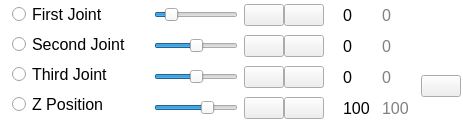
       <widget class="QFrame" name="jointsFrame">
        <property name="sizePolicy">
         <sizepolicy hsizetype="Preferred" vsizetype="Expanding">
          <horstretch>0</horstretch>
          <verstretch>0</verstretch>
         </sizepolicy>
        </property>
        <property name="styleSheet">
         <string notr="true">QFrame {
	background-color: transparent;
}</string>
        </property>
        <property name="frameShape">
         <enum>QFrame::Shape::StyledPanel</enum>
        </property>
        <property name="frameShadow">
         <enum>QFrame::Shadow::Raised</enum>
        </property>
        <layout class="QHBoxLayout" name="horizontalLayout_9">
         <property name="spacing">
          <number>10</number>
         </property>
         <property name="leftMargin">
          <number>10</number>
         </property>
         <property name="topMargin">
          <number>0</number>
         </property>
         <property name="rightMargin">
          <number>0</number>
         </property>
         <property name="bottomMargin">
          <number>0</number>
         </property>
         <item>
          <widget class="QFrame" name="radioFrame">
           <property name="frameShape">
            <enum>QFrame::Shape::StyledPanel</enum>
           </property>
           <property name="frameShadow">
            <enum>QFrame::Shadow::Raised</enum>
           </property>
           <layout class="QVBoxLayout" name="verticalLayout_6">
            <property name="spacing">
             <number>5</number>
            </property>
            <property name="leftMargin">
             <number>0</number>
            </property>
            <property name="topMargin">
             <number>0</number>
            </property>
            <property name="rightMargin">
             <number>10</number>
            </property>
            <property name="bottomMargin">
             <number>0</number>
            </property>
            <item>
             <widget class="QRadioButton" name="firstJointRadio">
              <property name="font">
               <font>
                <family>Segoe UI</family>
                <pointsize>12</pointsize>
               </font>
              </property>
              <property name="autoFillBackground">
               <bool>false</bool>
              </property>
              <property name="styleSheet">
               <string notr="true"/>
              </property>
              <property name="text">
               <string>First Joint</string>
              </property>
              <property name="checkable">
               <bool>true</bool>
              </property>
              <property name="checked">
               <bool>false</bool>
              </property>
              <property name="autoRepeat">
               <bool>false</bool>
              </property>
             </widget>
            </item>
            <item>
             <widget class="QRadioButton" name="secondJointRadio">
              <property name="font">
               <font>
                <family>Segoe UI</family>
                <pointsize>12</pointsize>
               </font>
              </property>
              <property name="autoFillBackground">
               <bool>false</bool>
              </property>
              <property name="styleSheet">
               <string notr="true"/>
              </property>
              <property name="text">
               <string>Second Joint</string>
              </property>
              <property name="checkable">
               <bool>true</bool>
              </property>
              <property name="checked">
               <bool>false</bool>
              </property>
              <property name="autoRepeat">
               <bool>false</bool>
              </property>
             </widget>
            </item>
            <item>
             <widget class="QRadioButton" name="thirdJointRadio">
              <property name="font">
               <font>
                <family>Segoe UI</family>
                <pointsize>12</pointsize>
               </font>
              </property>
              <property name="autoFillBackground">
               <bool>false</bool>
              </property>
              <property name="styleSheet">
               <string notr="true"/>
              </property>
              <property name="text">
               <string>Third Joint</string>
              </property>
              <property name="checkable">
               <bool>true</bool>
              </property>
              <property name="checked">
               <bool>false</bool>
              </property>
              <property name="autoRepeat">
               <bool>false</bool>
              </property>
             </widget>
            </item>
            <item>
             <widget class="QRadioButton" name="zPositionRadio">
              <property name="font">
               <font>
                <family>Segoe UI</family>
                <pointsize>12</pointsize>
               </font>
              </property>
              <property name="autoFillBackground">
               <bool>false</bool>
              </property>
              <property name="styleSheet">
               <string notr="true"/>
              </property>
              <property name="text">
               <string>Z Position</string>
              </property>
              <property name="checkable">
               <bool>true</bool>
              </property>
              <property name="checked">
               <bool>false</bool>
              </property>
              <property name="autoRepeat">
               <bool>false</bool>
              </property>
             </widget>
            </item>
           </layout>
          </widget>
         </item>
         <item>
          <widget class="QFrame" name="progressFrame">
           <property name="frameShape">
            <enum>QFrame::Shape::StyledPanel</enum>
           </property>
           <property name="frameShadow">
            <enum>QFrame::Shadow::Raised</enum>
           </property>
           <layout class="QVBoxLayout" name="verticalLayout_8">
            <property name="spacing">
             <number>5</number>
            </property>
            <property name="leftMargin">
             <number>0</number>
            </property>
            <property name="topMargin">
             <number>0</number>
            </property>
            <property name="rightMargin">
             <number>0</number>
            </property>
            <property name="bottomMargin">
             <number>0</number>
            </property>
            <item>
             <widget class="QFrame" name="firstJointFrame">
              <property name="frameShape">
               <enum>QFrame::Shape::StyledPanel</enum>
              </property>
              <property name="frameShadow">
               <enum>QFrame::Shadow::Raised</enum>
              </property>
              <layout class="QHBoxLayout" name="horizontalLayout_8">
               <property name="spacing">
                <number>5</number>
               </property>
               <property name="leftMargin">
                <number>0</number>
               </property>
               <property name="topMargin">
                <number>0</number>
               </property>
               <property name="rightMargin">
                <number>0</number>
               </property>
               <property name="bottomMargin">
                <number>0</number>
               </property>
               <item>
                <widget class="QSlider" name="firstJointSlider">
                 <property name="minimum">
                  <number>-45</number>
                 </property>
                 <property name="maximum">
                  <number>260</number>
                 </property>
                 <property name="singleStep">
                  <number>0</number>
                 </property>
                 <property name="pageStep">
                  <number>0</number>
                 </property>
                 <property name="orientation">
                  <enum>Qt::Orientation::Horizontal</enum>
                 </property>
                </widget>
               </item>
               <item>
                <widget class="QFrame" name="firstJointButtonsFrame">
                 <property name="frameShape">
                  <enum>QFrame::Shape::StyledPanel</enum>
                 </property>
                 <property name="frameShadow">
                  <enum>QFrame::Shadow::Raised</enum>
                 </property>
                 <layout class="QHBoxLayout" name="horizontalLayout_11">
                  <property name="spacing">
                   <number>0</number>
                  </property>
                  <property name="leftMargin">
                   <number>0</number>
                  </property>
                  <property name="topMargin">
                   <number>0</number>
                  </property>
                  <property name="rightMargin">
                   <number>0</number>
                  </property>
                  <property name="bottomMargin">
                   <number>0</number>
                  </property>
                  <item>
                   <widget class="QPushButton" name="firstJointMoveButton">
                    <property name="text">
                     <string/>
                    </property>
                    <property name="icon">
                     <iconset resource="resources.qrc">
                      <normaloff>:/Icons/play.png</normaloff>:/Icons/play.png</iconset>
                    </property>
                    <property name="iconSize">
                     <size>
                      <width>25</width>
                      <height>25</height>
                     </size>
                    </property>
                   </widget>
                  </item>
                  <item>
                   <widget class="QPushButton" name="firstJointCancelButton">
                    <property name="text">
                     <string/>
                    </property>
                    <property name="icon">
                     <iconset resource="resources.qrc">
                      <normaloff>:/Icons/clear.png</normaloff>:/Icons/clear.png</iconset>
                    </property>
                    <property name="iconSize">
                     <size>
                      <width>25</width>
                      <height>25</height>
                     </size>
                    </property>
                   </widget>
                  </item>
                 </layout>
                </widget>
               </item>
              </layout>
             </widget>
            </item>
            <item>
             <widget class="QFrame" name="secondJointFrame">
              <property name="frameShape">
               <enum>QFrame::Shape::StyledPanel</enum>
              </property>
              <property name="frameShadow">
               <enum>QFrame::Shadow::Raised</enum>
              </property>
              <layout class="QHBoxLayout" name="horizontalLayout_12">
               <property name="spacing">
                <number>5</number>
               </property>
               <property name="leftMargin">
                <number>0</number>
               </property>
               <property name="topMargin">
                <number>0</number>
               </property>
               <property name="rightMargin">
                <number>0</number>
               </property>
               <property name="bottomMargin">
                <number>0</number>
               </property>
               <item>
                <widget class="QSlider" name="secondJointSlider">
                 <property name="minimum">
                  <number>-150</number>
                 </property>
                 <property name="maximum">
                  <number>150</number>
                 </property>
                 <property name="singleStep">
                  <number>0</number>
                 </property>
                 <property name="pageStep">
                  <number>0</number>
                 </property>
                 <property name="orientation">
                  <enum>Qt::Orientation::Horizontal</enum>
                 </property>
                </widget>
               </item>
               <item>
                <widget class="QFrame" name="secondJointButtonsFrame">
                 <property name="frameShape">
                  <enum>QFrame::Shape::StyledPanel</enum>
                 </property>
                 <property name="frameShadow">
                  <enum>QFrame::Shadow::Raised</enum>
                 </property>
                 <layout class="QHBoxLayout" name="horizontalLayout_13">
                  <property name="spacing">
                   <number>0</number>
                  </property>
                  <property name="leftMargin">
                   <number>0</number>
                  </property>
                  <property name="topMargin">
                   <number>0</number>
                  </property>
                  <property name="rightMargin">
                   <number>0</number>
                  </property>
                  <property name="bottomMargin">
                   <number>0</number>
                  </property>
                  <item>
                   <widget class="QPushButton" name="secondJointMoveButton">
                    <property name="text">
                     <string/>
                    </property>
                    <property name="icon">
                     <iconset resource="resources.qrc">
                      <normaloff>:/Icons/play.png</normaloff>:/Icons/play.png</iconset>
                    </property>
                    <property name="iconSize">
                     <size>
                      <width>25</width>
                      <height>25</height>
                     </size>
                    </property>
                   </widget>
                  </item>
                  <item>
                   <widget class="QPushButton" name="secondJointCancelButton">
                    <property name="text">
                     <string/>
                    </property>
                    <property name="icon">
                     <iconset resource="resources.qrc">
                      <normaloff>:/Icons/clear.png</normaloff>:/Icons/clear.png</iconset>
                    </property>
                    <property name="iconSize">
                     <size>
                      <width>25</width>
                      <height>25</height>
                     </size>
                    </property>
                   </widget>
                  </item>
                 </layout>
                </widget>
               </item>
              </layout>
             </widget>
            </item>
            <item>
             <widget class="QFrame" name="thirdJointFrame">
              <property name="frameShape">
               <enum>QFrame::Shape::StyledPanel</enum>
              </property>
              <property name="frameShadow">
               <enum>QFrame::Shadow::Raised</enum>
              </property>
              <layout class="QHBoxLayout" name="horizontalLayout_14">
               <property name="spacing">
                <number>5</number>
               </property>
               <property name="leftMargin">
                <number>0</number>
               </property>
               <property name="topMargin">
                <number>0</number>
               </property>
               <property name="rightMargin">
                <number>0</number>
               </property>
               <property name="bottomMargin">
                <number>0</number>
               </property>
               <item>
                <widget class="QSlider" name="thirdJointSlider">
                 <property name="minimum">
                  <number>-170</number>
                 </property>
                 <property name="maximum">
                  <number>170</number>
                 </property>
                 <property name="singleStep">
                  <number>0</number>
                 </property>
                 <property name="pageStep">
                  <number>0</number>
                 </property>
                 <property name="orientation">
                  <enum>Qt::Orientation::Horizontal</enum>
                 </property>
                </widget>
               </item>
               <item>
                <widget class="QFrame" name="thirdJointButtonsFrame">
                 <property name="frameShape">
                  <enum>QFrame::Shape::StyledPanel</enum>
                 </property>
                 <property name="frameShadow">
                  <enum>QFrame::Shadow::Raised</enum>
                 </property>
                 <layout class="QHBoxLayout" name="horizontalLayout_15">
                  <property name="spacing">
                   <number>0</number>
                  </property>
                  <property name="leftMargin">
                   <number>0</number>
                  </property>
                  <property name="topMargin">
                   <number>0</number>
                  </property>
                  <property name="rightMargin">
                   <number>0</number>
                  </property>
                  <property name="bottomMargin">
                   <number>0</number>
                  </property>
                  <item>
                   <widget class="QPushButton" name="thirdJointMoveButton">
                    <property name="text">
                     <string/>
                    </property>
                    <property name="icon">
                     <iconset resource="resources.qrc">
                      <normaloff>:/Icons/play.png</normaloff>:/Icons/play.png</iconset>
                    </property>
                    <property name="iconSize">
                     <size>
                      <width>25</width>
                      <height>25</height>
                     </size>
                    </property>
                   </widget>
                  </item>
                  <item>
                   <widget class="QPushButton" name="thirdJointCancelButton">
                    <property name="text">
                     <string/>
                    </property>
                    <property name="icon">
                     <iconset resource="resources.qrc">
                      <normaloff>:/Icons/clear.png</normaloff>:/Icons/clear.png</iconset>
                    </property>
                    <property name="iconSize">
                     <size>
                      <width>25</width>
                      <height>25</height>
                     </size>
                    </property>
                   </widget>
                  </item>
                 </layout>
                </widget>
               </item>
              </layout>
             </widget>
            </item>
            <item>
             <widget class="QFrame" name="zPositionSliderFrame">
              <property name="frameShape">
               <enum>QFrame::Shape::StyledPanel</enum>
              </property>
              <property name="frameShadow">
               <enum>QFrame::Shadow::Raised</enum>
              </property>
              <layout class="QHBoxLayout" name="horizontalLayout_16">
               <property name="spacing">
                <number>5</number>
               </property>
               <property name="leftMargin">
                <number>0</number>
               </property>
               <property name="topMargin">
                <number>0</number>
               </property>
               <property name="rightMargin">
                <number>0</number>
               </property>
               <property name="bottomMargin">
                <number>0</number>
               </property>
               <item>
                <widget class="QSlider" name="zPositionSlider">
                 <property name="minimum">
                  <number>0</number>
                 </property>
                 <property name="maximum">
                  <number>150</number>
                 </property>
                 <property name="singleStep">
                  <number>0</number>
                 </property>
                 <property name="pageStep">
                  <number>0</number>
                 </property>
                 <property name="value">
                  <number>100</number>
                 </property>
                 <property name="orientation">
                  <enum>Qt::Orientation::Horizontal</enum>
                 </property>
                </widget>
               </item>
               <item>
                <widget class="QFrame" name="zPositionButtonsFrame">
                 <property name="frameShape">
                  <enum>QFrame::Shape::StyledPanel</enum>
                 </property>
                 <property name="frameShadow">
                  <enum>QFrame::Shadow::Raised</enum>
                 </property>
                 <layout class="QHBoxLayout" name="horizontalLayout_17">
                  <property name="spacing">
                   <number>0</number>
                  </property>
                  <property name="leftMargin">
                   <number>0</number>
                  </property>
                  <property name="topMargin">
                   <number>0</number>
                  </property>
                  <property name="rightMargin">
                   <number>0</number>
                  </property>
                  <property name="bottomMargin">
                   <number>0</number>
                  </property>
                  <item>
                   <widget class="QPushButton" name="zPositionMoveButton">
                    <property name="text">
                     <string/>
                    </property>
                    <property name="icon">
                     <iconset resource="resources.qrc">
                      <normaloff>:/Icons/play.png</normaloff>:/Icons/play.png</iconset>
                    </property>
                    <property name="iconSize">
                     <size>
                      <width>25</width>
                      <height>25</height>
                     </size>
                    </property>
                   </widget>
                  </item>
                  <item>
                   <widget class="QPushButton" name="zPositionCancelButton">
                    <property name="text">
                     <string/>
                    </property>
                    <property name="icon">
                     <iconset resource="resources.qrc">
                      <normaloff>:/Icons/clear.png</normaloff>:/Icons/clear.png</iconset>
                    </property>
                    <property name="iconSize">
                     <size>
                      <width>25</width>
                      <height>25</height>
                     </size>
                    </property>
                   </widget>
                  </item>
                 </layout>
                </widget>
               </item>
              </layout>
             </widget>
            </item>
           </layout>
          </widget>
         </item>
         <item>
          <widget class="QFrame" name="actualForwardValuesFrame">
           <property name="frameShape">
            <enum>QFrame::Shape::StyledPanel</enum>
           </property>
           <property name="frameShadow">
            <enum>QFrame::Shadow::Raised</enum>
           </property>
           <layout class="QVBoxLayout" name="verticalLayout_7">
            <property name="spacing">
             <number>5</number>
            </property>
            <property name="leftMargin">
             <number>5</number>
            </property>
            <property name="topMargin">
             <number>0</number>
            </property>
            <property name="rightMargin">
             <number>0</number>
            </property>
            <property name="bottomMargin">
             <number>0</number>
            </property>
            <item>
             <widget class="QLabel" name="actualFirstJointValueLabel">
              <property name="font">
               <font>
                <pointsize>12</pointsize>
               </font>
              </property>
              <property name="text">
               <string>0</string>
              </property>
             </widget>
            </item>
            <item>
             <widget class="QLabel" name="actualSecondJointValueLabel">
              <property name="font">
               <font>
                <pointsize>12</pointsize>
               </font>
              </property>
              <property name="text">
               <string>0</string>
              </property>
             </widget>
            </item>
            <item>
             <widget class="QLabel" name="actualThirdJointValueLabel">
              <property name="font">
               <font>
                <pointsize>12</pointsize>
               </font>
              </property>
              <property name="text">
               <string>0</string>
              </property>
             </widget>
            </item>
            <item>
             <widget class="QLabel" name="actualZPositionValueLabel">
              <property name="font">
               <font>
                <pointsize>12</pointsize>
               </font>
              </property>
              <property name="text">
               <string>100</string>
              </property>
             </widget>
            </item>
           </layout>
          </widget>
         </item>
         <item>
          <widget class="QFrame" name="forwadValuesFrame">
           <property name="styleSheet">
            <string notr="true">QLabel {
  color: grey;
}</string>
           </property>
           <property name="frameShape">
            <enum>QFrame::Shape::StyledPanel</enum>
           </property>
           <property name="frameShadow">
            <enum>QFrame::Shadow::Raised</enum>
           </property>
           <layout class="QVBoxLayout" name="verticalLayout_2">
            <property name="spacing">
             <number>5</number>
            </property>
            <property name="leftMargin">
             <number>0</number>
            </property>
            <property name="topMargin">
             <number>0</number>
            </property>
            <property name="rightMargin">
             <number>0</number>
            </property>
            <property name="bottomMargin">
             <number>0</number>
            </property>
            <item>
             <widget class="QLabel" name="firstJointValueLabel">
              <property name="font">
               <font>
                <pointsize>12</pointsize>
               </font>
              </property>
              <property name="text">
               <string>0</string>
              </property>
             </widget>
            </item>
            <item>
             <widget class="QLabel" name="secondJointValueLabel">
              <property name="font">
               <font>
                <pointsize>12</pointsize>
               </font>
              </property>
              <property name="text">
               <string>0</string>
              </property>
             </widget>
            </item>
            <item>
             <widget class="QLabel" name="thirdJointValueLabel">
              <property name="font">
               <font>
                <pointsize>12</pointsize>
               </font>
              </property>
              <property name="text">
               <string>0</string>
              </property>
             </widget>
            </item>
            <item>
             <widget class="QLabel" name="zPositionValueLabel">
              <property name="font">
               <font>
                <pointsize>12</pointsize>
               </font>
              </property>
              <property name="text">
               <string>100</string>
              </property>
             </widget>
            </item>
           </layout>
          </widget>
         </item>
         <item>
          <widget class="QFrame" name="addButtonFrame">
           <property name="frameShape">
            <enum>QFrame::Shape::StyledPanel</enum>
           </property>
           <property name="frameShadow">
            <enum>QFrame::Shadow::Raised</enum>
           </property>
           <layout class="QVBoxLayout" name="verticalLayout_5">
            <property name="spacing">
             <number>0</number>
            </property>
            <property name="leftMargin">
             <number>0</number>
            </property>
            <property name="topMargin">
             <number>50</number>
            </property>
            <property name="rightMargin">
             <number>0</number>
            </property>
            <property name="bottomMargin">
             <number>0</number>
            </property>
            <item>
             <widget class="QPushButton" name="addButton">
              <property name="toolTip">
               <string>Increment</string>
              </property>
              <property name="toolTipDuration">
               <number>2000</number>
              </property>
              <property name="text">
               <string/>
              </property>
              <property name="icon">
               <iconset resource="resources.qrc">
                <normaloff>:/Icons/add.png</normaloff>:/Icons/add.png</iconset>
              </property>
              <property name="iconSize">
               <size>
                <width>30</width>
                <height>30</height>
               </size>
              </property>
             </widget>
            </item>
           </layout>
          </widget>
         </item>
        </layout>
       </widget>
